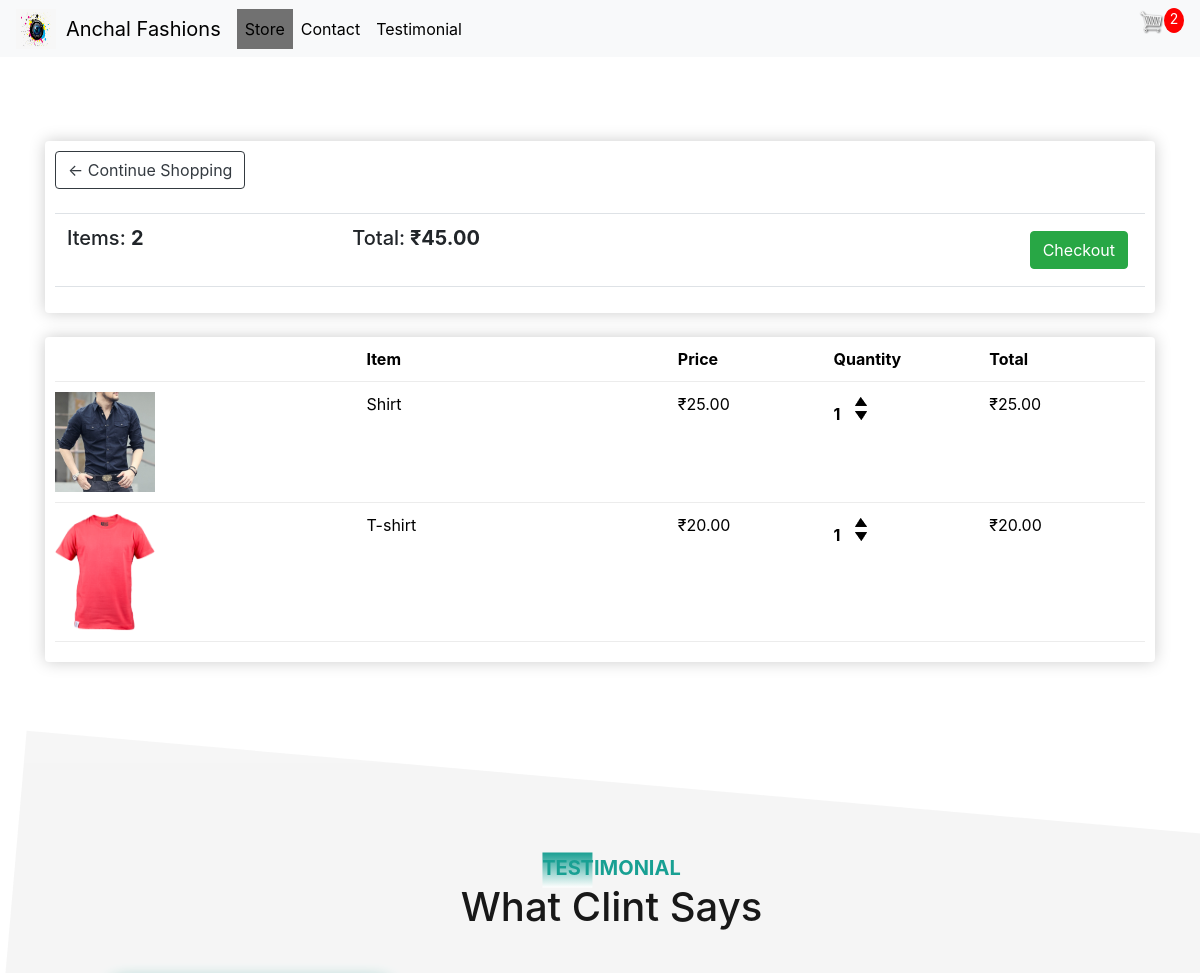
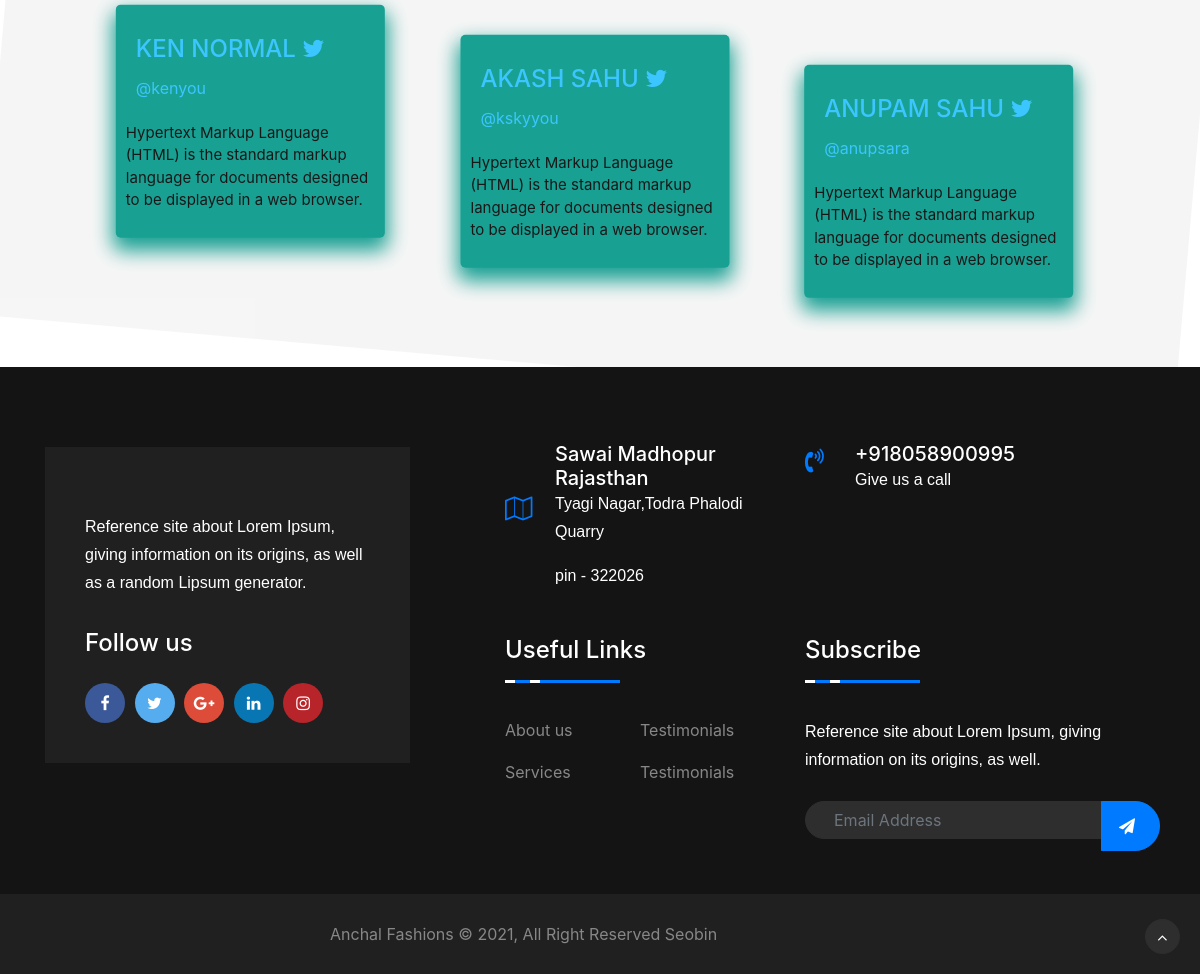
The app's page /cart/ (signed in) with its own data (2 pictures, top to bottom).
### Store/models.py (models this page shows, shortened)
class Order(models.Model):
    customer = models.ForeignKey(Customer, on_delete=models.SET_NULL,blank=True,null=True)
    date_orderd= models.DateTimeField(auto_now_add=True)
    complete= models.NullBooleanField(default=False,null = True,blank = True)
    transaction_id = models.CharField(max_length=200, null=True)
    @property
    def get_cart_total(self):
       orderitems= self.orderitem_set.all()
       total = sum([item.get_total for item in orderitems] )
       return total
    @property
    def get_cart_items(self):
       orderitems= self.orderitem_set.all()
       total = sum([item.quantity for item in orderitems] )
       return total

class OrderItem(models.Model):
    product = models.ForeignKey(Product, on_delete=models.SET_NULL,blank=True,null=True)
    order = models.ForeignKey(Order, on_delete=models.SET_NULL,blank=True,null=True)
    quantity = models.IntegerField(default=0,null=True,blank=True)
    date_added= models.DateTimeField(auto_now_add=True)
    @property
    def get_total(self):
       total = self.product.price * self.quantity
       return total

class Product(models.Model):
    name = models.CharField(max_length=200, null=True)
    price = models.DecimalField(max_digits=7, decimal_places=2)
    digital = models.NullBooleanField(default=False,null = True,blank = True)
    image = models.ImageField(null=True,blank=True)
    @property
    def imageURL(self):
        try:
            url = self.image.url
        except:
            url=''
        return url

### Store/views.py (the view)
# urls.py: path('cart/', views.cart, name="cart"),
def cart(request):
    data = cartData(request)
    cartItems =data['cartItems']
    order = data['order']
    items = data['items']
    context ={'items':items , 'order':order , 'cartItems':cartItems}
    return render(request, 'Store/cart.html', context)

### Store/utils.py (called while the page is built)
def cartData(request):
    if request.user.is_authenticated:
        customer = request.user.customer
        order, created = Order.objects.get_or_create(customer=customer,complete=False)
        items = order.orderitem_set.all()
        cartItems = order.get_cart_items
    else:
        cookieData = cookieCart(request)
        cartItems =cookieData['cartItems']
        order =cookieData['order']
        items =cookieData['items']
    return {'cartItems': cartItems, 'order':order,'items':items}

### Store/templates/Store/cart.html
{% extends 'Store/main.html' %}
{% load static %}
{% block content %}
<div class="row">
    <div class="col-lg-12">
        <div class="box-element">
            <a  class="btn btn-outline-dark" href="{% url 'store' %}">&#x2190; Continue Shopping</a>
            <br>
            <br>
            <table class="table">
                <tr>
                    <th><h5>Items: <strong>{{order.get_cart_items}}</strong></h5></th>
                    <th><h5>Total:<strong> <span class="WebRupee">&#x20B9;</span>{{order.get_cart_total}}</strong></h5></th>
                    <th>
                        <a  style="float:right; margin:5px;" class="btn btn-success" href="{% url 'checkout' %}">Checkout</a>
                    </th>
                </tr>
            </table>
        </div>
        <br>
        <div class="box-element">
            <div class="cart-row" style="color: black;">
                <div style="flex:2"></div>
                <div style="flex:2"><strong>Item</strong></div>
                <div style="flex:1"><strong>Price</strong></div>
                <div style="flex:1"><strong>Quantity</strong></div>
                <div style="flex:1"><strong>Total</strong></div>
            </div>
            {% for item in items %}
            <div class="cart-row">
                <div style="flex:2"><img class="row-image" src="{{item.product.imageURL}}"></div>
                <div style="flex:2"><p>{{item.product.name}}</p></div>
                <div style="flex:1"><p><span class="WebRupee">&#x20B9;</span>{{item.product.price|floatformat:2}}</p></div>
                <div style="flex:1">
                    <p class="quantity">{{item.quantity}}</p>
                    <div class="quantity">
                        <img data-product={{item.product.id}} data-action="add" class="chg-quantity update-cart" src="{% static  'images/arrow-up.png' %}">
                        <img  data-product={{item.product.id}} data-action="remove" class="chg-quantity update-cart" src="{% static  'images/arrow-down.png' %}">
                    </div>
                </div>
                <div style="flex:1"><p><span class="WebRupee">&#x20B9;</span>{{item.get_total}}</p></div>
            </div>
            {% endfor %}
        </div>
    </div>
</div>
{% endblock content %}

### Store/templates/Store/main.html (shortened to what this page needs)
<!DOCTYPE html>
{% load static %}
<html lang="en">
<head>
    <link rel="stylesheet" type="text/css" href="{% static 'css/main.css' %}">
    <link rel="stylesheet" href="https://stackpath.bootstrapcdn.com/font-awesome/4.7.0/css/font-awesome.min.css">
    <link href="https://cdn.jsdelivr.net/npm/bootstrap@5.0.0-beta1/dist/css/bootstrap.min.css" rel="stylesheet">
</head>
<body id="third">
  <nav class="navbar navbar-expand-lg navbar-light bg-light">
    <img src="{% static 'images/logo.png' %}" alt="logo" style="height: 40px;width: 40px;margin-right:  10px;">
    <a class="navbar-brand" href="{% url 'store' %}" style="color: #000">Anchal Fashions</a>
    <div class="collapse navbar-collapse" id="navbarNavDropdown">
      <ul class="navbar-nav">
        <li class="nav-item active">
          <a class="nav-link" href="{% url 'store' %}" style="color: #000;background: none;">Store </a>
        </li>
        <li class="nav-item">
          <a class="nav-link" href="#contacthyper" style="color: #000;">Contact </a>
        </li>
        <li class="nav-item">
          <a class="nav-link" href="#testhyper" style="color: #000;">Testimonial </a>
        </li>
      </ul>
      <div class="navbar-nav  ml-auto" >
        <a href="{% url 'cart' %}">
           <img  id="cart-icon" src="{% static 'images/cart.png' %}">
       </a>
       <p id="cart-total">{{cartItems}}</p>
    </div>
    </div>
  </nav>
    <div class="container" style="padding-top: 60px;">
            <br>
            {% block content %}
            {% endblock content %}
    </div>
    <br>
    <br>
    <br>
    <br>
    <br>
     <section id="test">
      <div class="title-text">
          <p id="testhyper">TESTIMONIAL</p>
          <h1 style="color: black;">What Clint Says</h1>
      </div>
      <div class="test-row">
          <div class="test-col">
              <div class="user">
                  <div class="user-info">
                      <h4>KEN NORMAL  <i class="fa fa-twitter" ></i></h4>
                      <small>@kenyou</small>
                  </div>
              </div>
              <p>Hypertext Markup Language (HTML) is the standard
              markup language for documents designed to be displayed
              in a web browser.
              </p>
          </div>
          <div class="test-col">
              <div class="user">
                  <div class="user-info">
                      <h4>AKASH SAHU  <i class="fa fa-twitter" ></i></h4>
                      <small>@kskyyou</small>
                  </div>
              </div>
              <p>Hypertext Markup Language (HTML) is the standard
                  markup language for documents designed to be displayed
                  in a web browser.
              </p>
          </div>
          <div class="test-col">
              <div class="user">
                  <div class="user-info">
                      <h4>ANUPAM SAHU  <i class="fa fa-twitter" ></i></h4>
                      <small>@anupsara</small>
                  </div>
              </div>
              <p>Hypertext Markup Language (HTML) is the standard
                  markup language for documents designed to be displayed
                  in a web browser.
              </p>
          </div>
      </div>
  </section>
    <div class="sahu">
    <link href="//maxcdn.bootstrapcdn.com/bootstrap/4.1.1/css/bootstrap.min.css" rel="stylesheet" id="bootstrap-css">
    <link rel="stylesheet" href="https://cdnjs.cloudflare.com/ajax/libs/font-awesome/4.7.0/css/font-awesome.css" />
    <footer id="dk-footer" class="dk-footer">
          <div class="container">
              <div class="row">
                  <div class="col-md-12 col-lg-4">
                      <div class="dk-footer-box-info">
                          <p class="footer-info-text">
                              Reference site about Lorem Ipsum, giving information on its origins, as well as a random Lipsum generator.
                          </p>
                          <div class="footer-social-link">
                              <h3>Follow us</h3>
                              <ul>
                                  <li>
                                      <a href="#">
                                          <i class="fa fa-facebook"></i>
                                      </a>
                                  </li>
                                  <li>
                                      <a href="#">
                                          <i class="fa fa-twitter"></i>
                                      </a>
                                  </li>
                                  <li>
                                      <a href="#">
                                          <i class="fa fa-google-plus"></i>
                                      </a>
                                  </li>
                                  <li>
                                      <a href="#">
                                          <i class="fa fa-linkedin"></i>
                                      </a>
                                  </li>
                                  <li>
                                      <a href="#">
                                          <i class="fa fa-instagram"></i>
                                      </a>
                                  </li>
                              </ul>
                          </div>
                      </div>
                  </div>
                  <div class="col-md-12 col-lg-8">
                      <div class="row">
                          <div class="col-md-6">
                              <div class="contact-us">
                                  <div class="contact-icon">
                                      <i class="fa fa-map-o" aria-hidden="true"></i>
                                  </div>
                                  <div class="contact-info">
                                      <h3>Sawai Madhopur</h3>
                                      <h3>Rajasthan</h3>
                                      <p>Tyagi Nagar,Todra Phalodi Quarry</p>
                                      <p>pin - 322026</p>
                                  </div>
                              </div>
                          </div>
                          <div class="col-md-6">
                              <div class="contact-us contact-us-last">
                                  <div class="contact-icon">
                                      <i class="fa fa-volume-control-phone" aria-hidden="true"></i>
                                  </div>
                                  <div id="contacthyper">
                                  <div class="contact-info">
                                      <h3>+918058900995</h3>
                                      <p>Give us a call</p>
                                  </div>
                                </div>
                              </div>
                          </div>
                      </div>
                      <div class="row">
                          <div class="col-md-12 col-lg-6">
                              <div class="footer-widget footer-left-widget">
                                  <div class="section-heading">
                                      <h3>Useful Links</h3>
                                      <span class="animate-border border-black"></span>
                                  </div>
                                  <ul>
                                      <li>
                                          <a href="#">About us</a>
                                      </li>
                                      <li>
                                          <a href="#">Services</a>
                                      </li>
                                  </ul>
                                  <ul>
                                      <li>
                                          <a href="#">Testimonials</a>
                                      </li>
                                      <li>
                                        <a href="#">Testimonials</a>
                                    </li>
                                  </ul>
                              </div>
                          </div>
                          <div class="col-md-12 col-lg-6">
                              <div class="footer-widget">
                                  <div class="section-heading">
                                      <h3>Subscribe</h3>
                                      <span class="animate-border border-black"></span>
                                  </div>
                                  <p>
                                  Reference site about Lorem Ipsum, giving information on its origins, as well.</p>
                                  <form action="#">
                                      <div class="form-row">
                                          <div class="col dk-footer-form">
                                              <input type="email" class="form-control" placeholder="Email Address">
                                              <button type="submit">
                                                  <i class="fa fa-send"></i>
                                              </button>
                                          </div>
                                      </div>
                                  </form>
                              </div>
                          </div>
                      </div>
                  </div>
              </div>
          </div>
          <div class="copyright">
              <div class="container">
                  <div class="row d-flex justify-content-center">
                      <div class="col-md-6">
                          <span>Anchal Fashions © 2021, All Right Reserved Seobin</span>
                      </div>
                  </div>
              </div>
          </div>
          <div id="back-to-top" class="back-to-top">
              <button class="btn btn-dark" title="Back to Top" style="display: block;">
                  <i class="fa fa-angle-up"></i>
              </button>
          </div>
    </footer>
  </div>
    </body>
    </html>

### static/css/main.css (style rules this page uses)
body { background-color: hsl(0, 0%, 98%); }
h1,h2,h3,h4,h5,h6 { color:hsl(0, 0%, 30%); }
.box-element { box-shadow:hsl(0, 0%, 80%) 0 0 16px; background-color: #fff; border-radius: 4px; padding: 10px; }
#cart-icon { width:25px; display: inline-block; margin-left: 15px; }
#cart-total { display: block; text-align: center; color:#fff; background-color: red; width: 20px; height: 25px; border-radius: 50%; font-size: 14px; }
.col-lg-4, .col-lg-6, .col-lg-8, .col-lg-12 { margin-top: 10px; }
.btn { border-radius: 0; }
.row-image { width: 100px; }
.cart-row { display: flex; align-items: flex-stretch; padding-bottom: 10px; margin-bottom: 10px; border-bottom: 1px solid #ececec; }
.quantity { display: inline-block; font-weight: 700; padding-right:10px; }
.chg-quantity { width: 12px; cursor: pointer; display: block; margin-top: 5px; transition:.1s; }

### records on screen
Order: get_cart_items "2", get_cart_total "45.00"
OrderItem: product.imageURL (picture), product.name "Shirt", product.price "25.00", quantity "1", get_total "25.00"
OrderItem: product.imageURL (picture), product.name "T-shirt", product.price "20.00", quantity "1", get_total "20.00"

### other values on screen
{{ cartItems }} "2"
